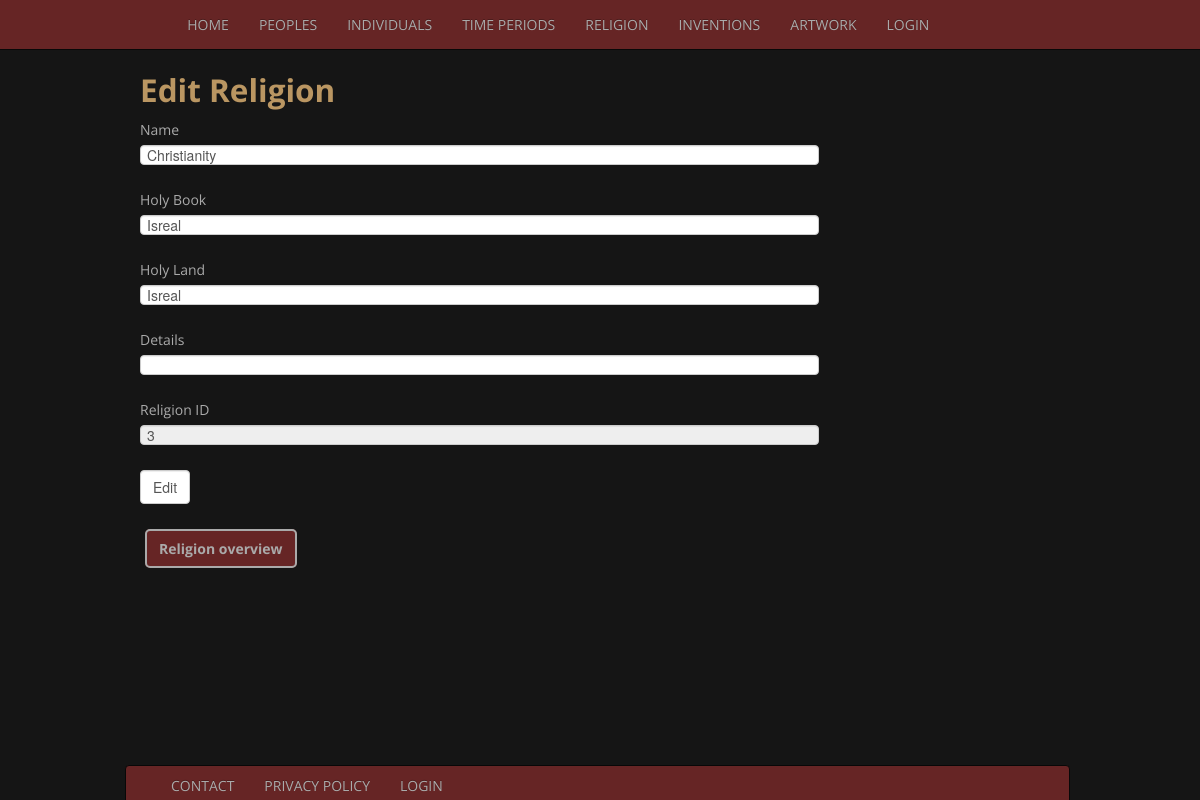
The app's page /edit_religie.php?edit_id=3 with its own data.
### tables this page shows
CREATE TABLE `religie` (
  `id` int(11) NOT NULL,
  `religie_naam` varchar(255) NOT NULL,
  `boek` varchar(255) NOT NULL,
  `land` varchar(255) NOT NULL,
  `religie_detail` varchar(5000) NOT NULL
);

### edit_religie.php (the view, shortened to what this page needs)
<?php include 'includes/header.php' ?>
<?php include 'includes/nav.php' ?>
<?php
if(isset($_GET['edit_id']) && !empty($_GET['edit_id'])){
	$id = $_GET['edit_id'];
	require("connectie.php");
	$stmt = $db->prepare("SELECT * FROM religie WHERE id=:sid");
	$stmt->bindParam(":sid",$id);
	$stmt->execute();
	$result = $stmt->fetch();
	extract($result);
}
?>
<div class="container">
    <div class="row">
		<form role="form" class="col-md-9 go-right" action="edit_religie.php" method="post">
			<h2>Edit Religion</h2>
		<div class="form-group">
			<label for="religie_naam">Name</label>
			<input id="religie_naam" name="religie_naam" type="text" class="form-control" required value="<?php echo $religie_naam; ?>">
		</div>
		<div class="form-group">
			<label for="boek">Holy Book</label>
			<input id="boek" name="boek" type="text" class="form-control" required value="<?php echo $boek; ?>">
		</div>
    <div class="form-group">
			<label for="land">Holy Land</label>
			<input id="land" name="land" type="text" class="form-control" required value="<?php echo $land; ?>">
		</div>
		<div class="form-group">
			<label for="religie_detail">Details</label>
			<input id="religie_detail" name="religie_detail" type="text" class="form-control" required value="<?php echo $religie_detail; ?>">
		</div>
		<div class="form-group">
			<label for="id">Religion ID</label>
			<input id="id" name="id" type="text" class="form-control" required  readonly value="<?php echo $id; ?>">
		</div>
		<div class="form-group">
			<input id="edit" name="edit" type="submit" class="form-control" value="Edit">
		</div>
		</form>
	</div>
	<a class="button" href="religie.php">Religion overview</a>
</div>
<?php require_once("includes/footer.php"); ?>

### css/main.css (style rules this page uses)
* { color: #aaa; font-family: 'Open Sans', sans-serif; }
body { padding-top: 5%; background-color: #151515; }
h1, h2, h3, h4, h5, h6, h7 { color: #ba9662; }
.button { background-color: #662525; color: #aaa; padding-left: 12px; padding-right: 12px; padding-top: 8px; padding-bottom: 8px; border: 2px solid #aaa; border-radius: 5px; font-weight: bolder; }

### records on screen
religie: religie_naam "Christianity", boek "Isreal", land "Isreal", id "3"

### other values on screen
$display "HOME"
$display "PEOPLES"
$display "INDIVIDUALS"
$display "TIME PERIODS"
$display "RELIGION"
$display "INVENTIONS"
$display "ARTWORK"
$display "LOGIN"
$display "CONTACT"
$display "PRIVACY POLICY"
